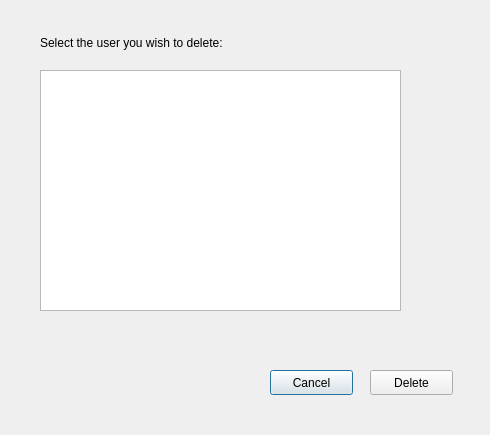
<?xml version="1.0" encoding="UTF-8"?>
<ui version="4.0">
 <class>DeleteProfileDialog</class>
 <widget class="QDialog" name="DeleteProfileDialog">
  <property name="geometry">
   <rect>
    <x>0</x>
    <y>0</y>
    <width>490</width>
    <height>435</height>
   </rect>
  </property>
  <property name="windowTitle">
   <string>Dialog</string>
  </property>
  <widget class="QPushButton" name="cancelProfileButton">
   <property name="geometry">
    <rect>
     <x>270</x>
     <y>370</y>
     <width>83</width>
     <height>25</height>
    </rect>
   </property>
   <property name="text">
    <string>Cancel</string>
   </property>
  </widget>
  <widget class="QPushButton" name="confirmProfileButton">
   <property name="geometry">
    <rect>
     <x>370</x>
     <y>370</y>
     <width>83</width>
     <height>25</height>
    </rect>
   </property>
   <property name="text">
    <string>Delete</string>
   </property>
  </widget>
  <widget class="QLabel" name="label_15">
   <property name="geometry">
    <rect>
     <x>40</x>
     <y>30</y>
     <width>361</width>
     <height>25</height>
    </rect>
   </property>
   <property name="text">
    <string>Select the user you wish to delete:</string>
   </property>
  </widget>
  <widget class="QListView" name="userListView">
   <property name="geometry">
    <rect>
     <x>40</x>
     <y>70</y>
     <width>361</width>
     <height>241</height>
    </rect>
   </property>
   <property name="editTriggers">
    <set>QAbstractItemView::NoEditTriggers</set>
   </property>
  </widget>
  <widget class="QLabel" name="invalidSelectionLabel">
   <property name="enabled">
    <bool>true</bool>
   </property>
   <property name="geometry">
    <rect>
     <x>40</x>
     <y>330</y>
     <width>371</width>
     <height>25</height>
    </rect>
   </property>
   <property name="text">
    <string/>
   </property>
  </widget>
 </widget>
 <resources/>
 <connections/>
</ui>
